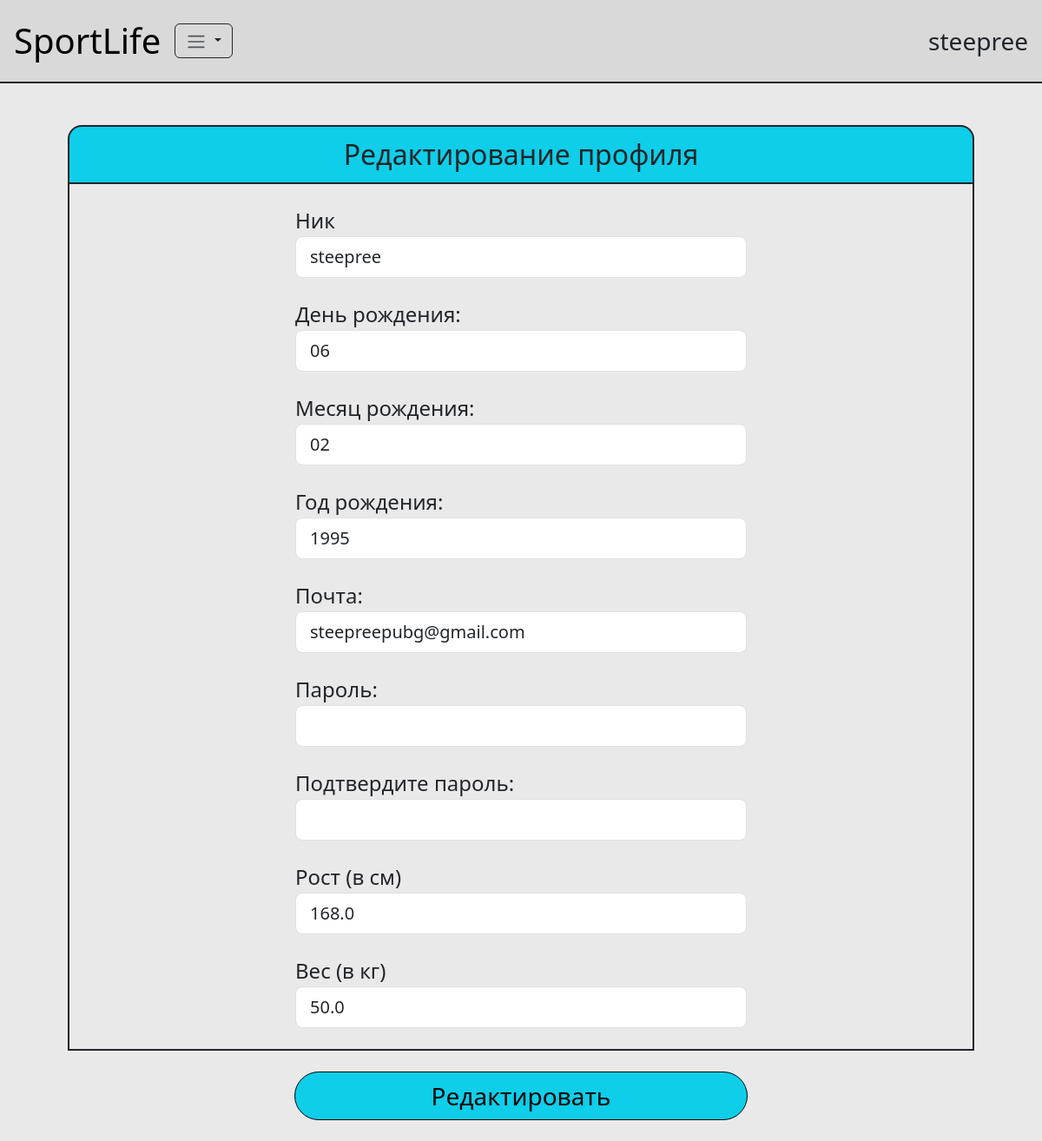
Page /profile_edit/ (signed in) on the committed database.
### drills/models.py (models this page shows)
class User(AbstractUser):
    birth_date = models.DateField(null=True)
    weight = models.FloatField(null=True)
    height = models.FloatField(null=True)

### drills/views.py (the view, shortened to what this page needs)
# urls.py: path("profile_edit/", views.profile_edit, name="complexes"),
def profile_edit(request: HttpRequest):
    user = request.user
    if not user.is_authenticated:
        return redirect("/")
    user_complex = db.get_active_user_complex(user)
    bd = str(user.birth_date).split('-')
    print(bd)
    context = {
        'bd_y': bd[0],
        'bd_m': bd[1],
        'bd_d': bd[2],
        'user_last_complex': user_complex
    }
    return render(request, "new/profile_edit.html", context=context)

### drills/database.py (called while the page is built)
def get_active_user_complex(user: User) -> DrillComplex | None:
    if user.is_anonymous:
        return None
    last_complex = user.complexes.filter(
        is_active=True
    ).first()
    return last_complex

### templates/new/profile_edit.html (shortened to what this page needs)
{% extends "new/base.html" %}
{% load static %}
{% block content %}
    <div class="col align-self-center m-5">
        <div class="row justify-content-center align-items-center border border-2 border-bottom-0 border-dark rounded-4 rounded-bottom-0 fs-2 p-2" style="background-color: #0ECEE9;">
            Редактирование профиля
        </div>
        <form method="post">
            <div class="row justify-content-center align-items-center border border-2 border-dark">
                <div class="col">
                    <div class="row justify-content-center align-items-center pt-4">
                        <div class="col-6">
                            <div class="row fs-4">
                                Ник
                            </div>
                            <div class="row ">
                                <input class="form-control form-control-lg" type="text" name="username" value="{{ user.username }}">
                            </div>
                        </div>
                    </div>
                    <div class="row justify-content-center align-items-center pt-4">
                        <div class="col-6">
                            <div class="row fs-4">
                                День рождения:
                            </div>
                            <div class="row ">
                                <input class="form-control form-control-lg" type="text" name="bd_d" value="{{bd_d}}">
                            </div>
                        </div>
                    </div>
                    <div class="row justify-content-center align-items-center pt-4">
                        <div class="col-6">
                            <div class="row fs-4">
                                Месяц рождения:
                            </div>
                            <div class="row ">
                                <input class="form-control form-control-lg" type="text" name="bd_m" value="{{bd_m}}">
                            </div>
                        </div>
                    </div>
                    <div class="row justify-content-center align-items-center pt-4">
                        <div class="col-6">
                            <div class="row fs-4">
                                Год рождения:
                            </div>
                            <div class="row ">
                                <input class="form-control form-control-lg" type="text" name="bd_y" value="{{bd_y}}">
                            </div>
                        </div>
                    </div>
                    <div class="row justify-content-center align-items-center pt-4">
                        <div class="col-6">
                            <div class="row fs-4">
                                Почта:
                            </div>
                            <div class="row ">
                                <input class="form-control form-control-lg" type="text" name="email" value="{{ user.email }}">
                            </div>
                        </div>
                    </div>
                    <div class="row justify-content-center align-items-center pt-4">
                        <div class="col-6">
                            <div class="row fs-4">
                                Пароль:
                            </div>
                            <div class="row ">
                                <input class="form-control form-control-lg" type="text" name="password1" value="">
                            </div>
                        </div>
                    </div>
                    <div class="row justify-content-center align-items-center pt-4">
                        <div class="col-6">
                            <div class="row fs-4">
                                Подтвердите пароль:
                            </div>
                            <div class="row ">
                                <input class="form-control form-control-lg" type="text" name="password2" value="">
                            </div>
                        </div>
                    </div>
                    <div class="row justify-content-center align-items-center pt-4">
                        <div class="col-6">
                            <div class="row fs-4">
                                Рост (в см)
                            </div>
                            <div class="row ">
                                <input class="form-control form-control-lg" type="text" name="height" value="{{ user.height }}">
                            </div>
                        </div>
                    </div>
                    <div class="row justify-content-center align-items-center pt-4 pb-4">
                        <div class="col-6">
                            <div class="row fs-4">
                                Вес (в кг)
                            </div>
                            <div class="row ">
                                <input class="form-control form-control-lg" type="text" name="weight" value="{{ user.weight }}">
                            </div>
                        </div>
                    </div>
                </div>
            </div>
            <div class="row justify-content-center align-items-center pt-4 pb-4">
                <button type="submit" class="btn btn-primary fs-3 rounded-5 w-50">Редактировать</button>
            </div>
        </form>
    </div>
{% endblock %}

### templates/new/navbar.html (shortened to what this page needs)
  <nav class="navbar navbar-expand-lg border-bottom border-2 border-dark" style="background-color: #D9D9D9;">
    <div class="container-fluid m-1 ">
      <a class="navbar-brand fs-1" href="/">SportLife</a>
      <div class="collapse navbar-collapse" id="navbarNavDropdown">
        <ul class="navbar-nav">
        {% if user.is_authenticated  %}
          <li class="nav-item dropdown">
            <button class="btn dropdown-toggle border border-dark" type="button" data-bs-toggle="dropdown" aria-expanded="false">
                <span class="navbar-toggler-icon"></span>
            </button>
          </li>
          {% endif %}
        </ul>
      </div>
    </div>
    <div class="col fs-3 pe-3">
      {% if user.is_authenticated  %}
      {{ user.username }}
      {% endif %}
    </div>
  </nav>

### drills/static/css/new/style.css (style rules this page uses)
.btn-primary { background-color: #0ECEE9 !important; border-color: #000000 !important; color: #000000 !important; }

### rows in the picture
User: username "steepree", email "steepreepubg@gmail.com", height "168.0", weight "50.0"
